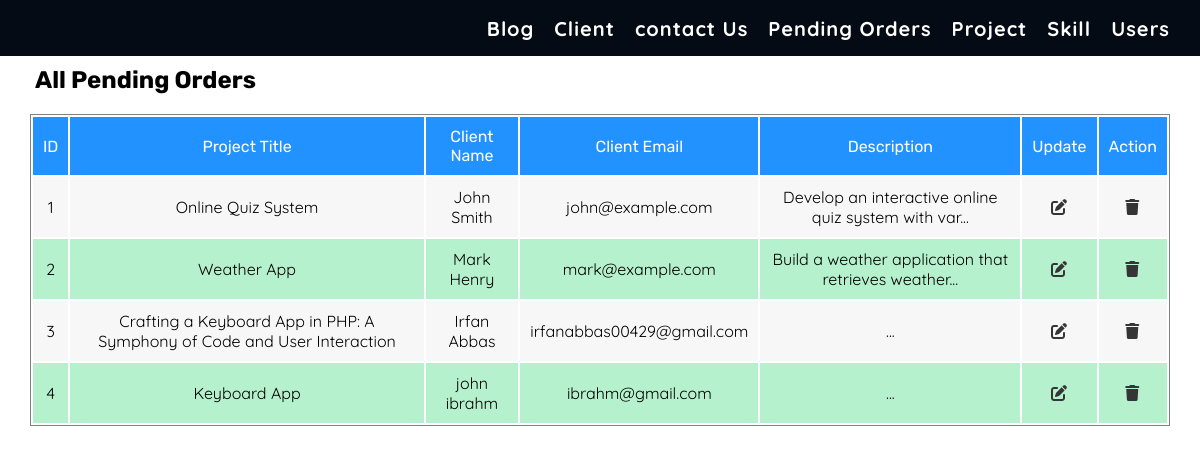
Screenshot of /admin/pending-orders.php with the database file from the repository.
### tables this page shows
CREATE TABLE `pending_orders` (
  `po_id` int(5) NOT NULL,
  `po_title` varchar(200) NOT NULL,
  `po_description` varchar(1000) NOT NULL,
  `po_client_name` tinytext NOT NULL,
  `po_client_email` varchar(50) NOT NULL
);

### admin/pending-orders.php (the view, shortened to what this page needs)
<!DOCTYPE html>
<html lang="en">
<head>
    <?php include 'include/meta-tags.php'; ?>
</head>
<body>
    <div class="summary-container">
        <?php include 'include/summary-header.php' ?>
        <h2 class="common-heading">All Pending Orders</h2>
        <div class="common-content">
            <?php
            include 'include/config.php';
            $poQuery = "SELECT * FROM pending_orders";
            $poResult = mysqli_query($conn, $poQuery) or die("po Query Disconnected!");
            ?>
                <table>
                    <thead>
                        <tr>
                            <td>ID</td>
                            <td>Project Title</td>
                            <td>Client Name</td>
                            <td>Client Email</td>
                            <td>Description</td>
                            <td>Update</td>
                            <td>Action</td>
                        </tr>
                    </thead>
                    <tbody>
                        <?php while ($row = mysqli_fetch_assoc($poResult)) { ?>
                            <tr>
                                <td><?php echo $row['po_id'] ?></td>
                                <td><?php echo $row['po_title'] ?></td>
                                <td><?php echo $row['po_client_name'] ?></td>
                                <td><?php echo $row['po_client_email'] ?></td>
                                <td><?php echo substr(($row['po_description']),0,50)."..." ?></td>
                                <td><a href="#"><i class="fas fa-pen-to-square"></i></a></td>
                                <td><a href="#"><i class="fas fa-trash"></i></a></td>
                            </tr>
                        <?php } ?>
                    </tbody>
                </table>
        </div>
    </div>
</body>
</html>

### admin/include/style.php (style rules this page uses)
* { padding: 0; margin: 0; box-sizing: border-box; scroll-behavior: smooth; }
:root { --darkBgColor: #040b14; --textColor: #353535; --yellowColor: rgb(235, 235, 14); --themeColor: #00a78e; --lightThemeColor: #B5F1CC; --whiteColor: #fff; --iconBGColor: #525252; --lightBgColor: #f7f7f7; --blueColor: #2192FF; --primaryFontSize: 20px; --secondayFontSize: 30px; --primaryFont: 'quicksand', serif; --secondaryFont: 'rubik', serif; --tertiaryFont: 'Rubik Bubbles'; }
a { text-decoration: none; color: var(--textColor); font-family: var(--primaryFont); letter-spacing: 1px; }
.common-heading { margin: 10px 35px; font-family: var(--secondaryFont); }
.common-content { width: 100%; margin: 20px 0; position: relative; display: flex; justify-content: center; }
.common-content table { width: 95%; border: 1px solid grey; }
.common-content table thead tr { background: var(--blueColor); text-align: center; }
.common-content table thead tr td { padding: 10px; color: #fff; font-family: var(--secondaryFont); }
.common-content table tbody tr { background: var(--lightBgColor); text-align: center; }
.common-content table tbody tr:nth-child(even) { background: var(--lightThemeColor); }
.common-content table tbody tr td { padding: 10px; font-family: var(--primaryFont); }

### rows the page displays
pending_orders: po_id "1", po_title "Online Quiz System", po_client_name "John Smith", po_client_email "john@example.com", po_description "Develop an interactive online quiz system with var"
pending_orders: po_id "2", po_title "Weather App", po_client_name "Mark Henry", po_client_email "mark@example.com", po_description "Build a weather application that retrieves weather"
pending_orders: po_id "3", po_title "Crafting a Keyboard App in PHP: A Symphony of Code and User Interaction", po_client_name "Irfan Abbas", po_client_email "irfanabbas00429@gmail.com"
pending_orders: po_id "4", po_title "Keyboard App", po_client_name "john ibrahm", po_client_email "ibrahm@gmail.com"
